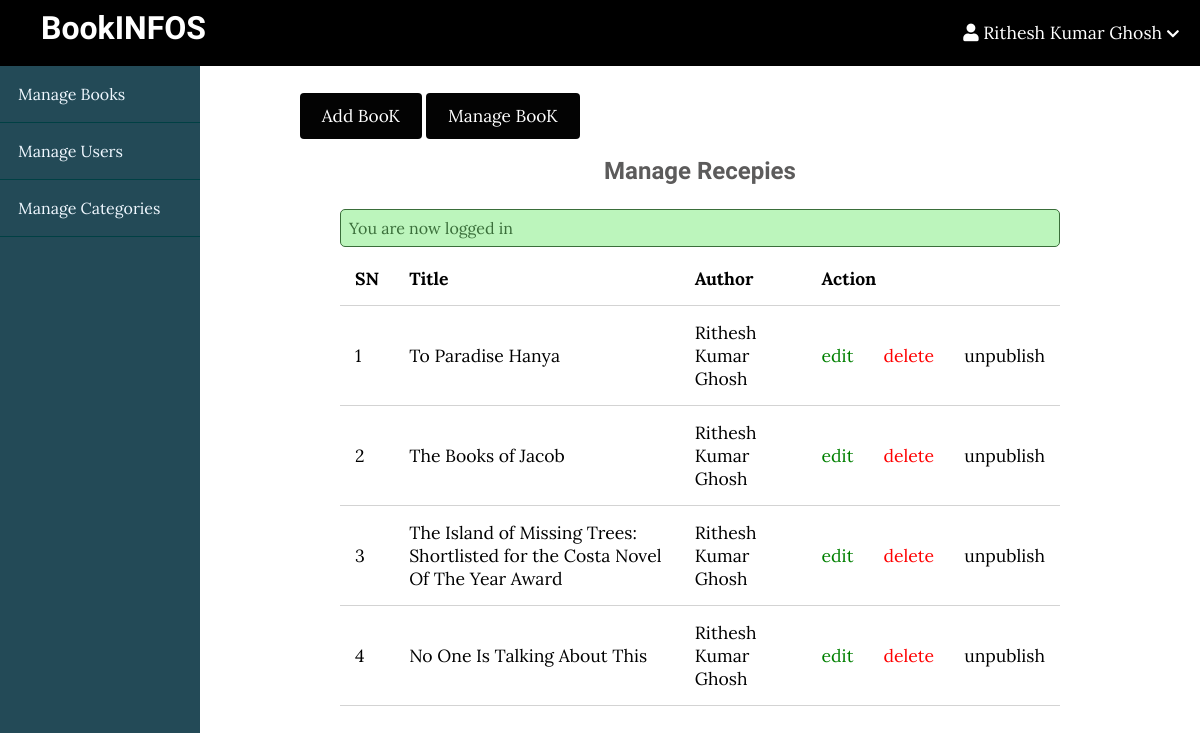
The app's page /bookinfos/admin/posts/index.php (signed in) with its own data.
### tables this page shows
CREATE TABLE `posts` (
  `id` int(11) NOT NULL,
  `user_id` int(11) NOT NULL,
  `topic_id` int(11) DEFAULT NULL,
  `title` varchar(255) NOT NULL,
  `image` varchar(255) NOT NULL,
  `body` text NOT NULL,
  `published` tinyint(4) NOT NULL,
  `created_at` datetime NOT NULL DEFAULT current_timestamp()
);

### bookinfos/Main/database/db.php (called while the page is built, shortened)
<?php
require('connect.php');
function selectAll($table, $conditions = [])
{
    global $conn;
    $sql = "SELECT * FROM $table";
    if (empty($conditions)) {
        $stmt = $conn->prepare($sql);
        $stmt->execute();
        $records = $stmt->get_result()->fetch_all(MYSQLI_ASSOC);
        return $records;
    }
}

### bookinfos/Main/controllers/book.php (called while the page is built, shortened)
<?php
include(ROOT_PATH . "/main/database/db.php");
$table = 'posts';
$books = selectAll($table);

### bookinfos/admin/posts/index.php (the view, shortened to what this page needs)
<?php include(ROOT_PATH . "/main/controllers/book.php");
?>
<!DOCTYPE html>
<html lang="en">
    <head>
        <link rel="stylesheet"
            href="https://use.fontawesome.com/releases/v5.7.2/css/all.css"
>
        <link rel="stylesheet" href="../../public/css/style.css">
        <link rel="stylesheet" href="../../public/css/admin.css">
    </head>
    <body>
    <?php include(ROOT_PATH . "/main/includes/adminHeader.php"); ?>
        <div class="admin-wrapper">
        <?php include(ROOT_PATH . "/main/includes/adminSidebar.php"); ?>
            <div class="admin-content">
                <div class="button-group">
                    <a href="create.php" class="btn btn-big">Add BooK</a>
                    <a href="index.php" class="btn btn-big">Manage BooK</a>
                </div>
                <div class="content">
                    <h2 class="page-title">Manage Recepies</h2>
                    <?php include(ROOT_PATH . "/main/includes/messages.php"); ?>
                    <table>
                        <thead>
                            <th>SN</th>
                            <th>Title</th>
                            <th>Author</th>
                            <th colspan="3">Action</th>
                        </thead>
                        <tbody>
                            <?php foreach ($books as $key => $book): ?>
                                <tr>
                                    <td><?php echo $key + 1; ?></td>
                                    <td><?php echo $book['title'] ?></td>
                                    <td>Rithesh Kumar Ghosh</td>
                                    <td><a href="edit.php?id=<?php echo $book['id']; ?>" class="edit">edit</a></td>
                                    <td><a href="edit.php?delete_id=<?php echo $book['id']; ?>" class="delete">delete</a></td>
                                    <?php if ($book['published']): ?>
                                        <td><a href="edit.php?published=0&p_id=<?php echo $book['id'] ?>" class="unpublish">unpublish</a></td>
                                    <?php else: ?>
                                        <td><a href="edit.php?published=1&p_id=<?php echo $book['id'] ?>" class="publish">publish</a></td>
                                    <?php endif; ?>
                                </tr>
                            <?php endforeach; ?>
                        </tbody>
                    </table>
                </div>
            </div>
        </div>
    </body>
</html>

### bookinfos/public/css/style.css (style rules this page uses)
* { box-sizing: border-box; }
html, body { height: 100%; padding: 0px; margin: 0px; background: #080000; font-family: "Lora", serif; }
h1, h2, h3, h4, h5, h6 { font-family: "Candal", serif; color: #5c5b5b; margin: 5px; }
a { text-decoration: none; color: inherit; }
.btn { padding: 0.5rem 1rem; background: #006669; color: white; border: 1px solid transparent; border-radius: 0.25rem; font-size: 1.08em; font-family: "Lora", serif; }
.btn-big { padding: 0.7rem 1.3rem; line-height: 1.3rem; }
html, body { height: 100%; padding: 0px; margin: 0px; background: white; font-family: "Lora", serif; }
.btn { padding: 0.5rem 1rem; background: #030303; color: white; border: 1px solid transparent; border-radius: 0.25rem; font-size: 1.08em; font-family: "Lora", serif; }
.content { width: 90%; margin: 30px auto 30px; }

### bookinfos/public/css/admin.css (style rules this page uses)
.admin-wrapper { display: flex; height: calc(100% - 66px); }
.admin-wrapper .admin-content { flex: 8; height: 100%; padding: 40px 100px 100px; overflow-y: scroll; }
.admin-content .page-title { text-align: center; margin-bottom: 1.5rem; }
table { width: 100%; border-collapse: collapse; font-size: 1.1rem; }
th, td { padding: 15px; text-align: left; border-bottom: 1px solid #d3d3d3; }
.edit { color: green; }
.delete { color: red; }

### records on screen
posts: title "To Paradise Hanya"
posts: title "The Books of Jacob"
posts: title "The Island of Missing Trees: Shortlisted for the Costa Novel Of The Year Award"
posts: title "No One Is Talking About This"

### other values on screen
$_SESSION['username'] "Rithesh Kumar Ghosh"
$_SESSION['message'] "You are now logged in"
